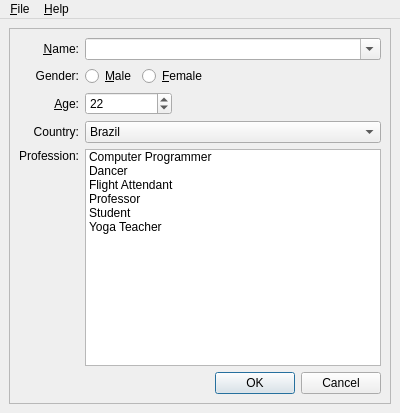
<?xml version="1.0" encoding="UTF-8"?>
<ui version="4.0">
 <class>Style_DW</class>
 <widget class="QMainWindow" name="Style_DW">
  <property name="geometry">
   <rect>
    <x>0</x>
    <y>0</y>
    <width>400</width>
    <height>413</height>
   </rect>
  </property>
  <property name="windowTitle">
   <string/>
  </property>
  <widget class="QWidget" name="centralwidget">
   <layout class="QVBoxLayout">
    <property name="spacing">
     <number>6</number>
    </property>
    <property name="margin">
     <number>9</number>
    </property>
    <item>
     <widget class="QFrame" name="mainFrame">
      <property name="frameShape">
       <enum>QFrame::StyledPanel</enum>
      </property>
      <property name="frameShadow">
       <enum>QFrame::Raised</enum>
      </property>
      <layout class="QGridLayout">
       <property name="margin">
        <number>9</number>
       </property>
       <property name="spacing">
        <number>6</number>
       </property>
       <item row="4" column="1" colspan="4">
        <widget class="QListWidget" name="professionList">
         <property name="toolTip">
          <string>Select your profession</string>
         </property>
         <property name="statusTip">
          <string>Specify your name here</string>
         </property>
         <property name="whatsThis">
          <string>Specify your name here</string>
         </property>
         <property name="currentRow">
          <number>-1</number>
         </property>
         <item>
          <property name="text">
           <string>Computer Programmer</string>
          </property>
         </item>
         <item>
          <property name="text">
           <string>Dancer</string>
          </property>
         </item>
         <item>
          <property name="text">
           <string>Flight Attendant</string>
          </property>
         </item>
         <item>
          <property name="text">
           <string>Professor</string>
          </property>
         </item>
         <item>
          <property name="text">
           <string>Student</string>
          </property>
         </item>
         <item>
          <property name="text">
           <string>Yoga Teacher</string>
          </property>
         </item>
        </widget>
       </item>
       <item row="0" column="0">
        <widget class="QLabel" name="nameLabel">
         <property name="text">
          <string>&amp;Name:</string>
         </property>
         <property name="alignment">
          <set>Qt::AlignRight|Qt::AlignTrailing|Qt::AlignVCenter</set>
         </property>
         <property name="buddy">
          <cstring>nameCombo</cstring>
         </property>
        </widget>
       </item>
       <item row="4" column="0">
        <widget class="QLabel" name="label">
         <property name="text">
          <string>Profession:</string>
         </property>
         <property name="alignment">
          <set>Qt::AlignRight|Qt::AlignTop|Qt::AlignTrailing</set>
         </property>
         <property name="buddy">
          <cstring>professionList</cstring>
         </property>
        </widget>
       </item>
       <item row="1" column="2" colspan="2">
        <widget class="QRadioButton" name="femaleRadioButton">
         <property name="toolTip">
          <string>Check this if you are female</string>
         </property>
         <property name="text">
          <string>&amp;Female</string>
         </property>
        </widget>
       </item>
       <item row="1" column="0">
        <widget class="QLabel" name="genderLabel">
         <property name="text">
          <string>Gender:</string>
         </property>
         <property name="alignment">
          <set>Qt::AlignRight|Qt::AlignTrailing|Qt::AlignVCenter</set>
         </property>
        </widget>
       </item>
       <item row="5" column="3" colspan="2">
        <widget class="QDialogButtonBox" name="buttonBox">
         <property name="orientation">
          <enum>Qt::Horizontal</enum>
         </property>
         <property name="standardButtons">
          <set>QDialogButtonBox::Cancel|QDialogButtonBox::Ok</set>
         </property>
        </widget>
       </item>
       <item row="2" column="1" colspan="2">
        <widget class="QSpinBox" name="ageSpinBox">
         <property name="toolTip">
          <string>Specify your age</string>
         </property>
         <property name="statusTip">
          <string>Specify your age</string>
         </property>
         <property name="minimum">
          <number>12</number>
         </property>
         <property name="value">
          <number>22</number>
         </property>
        </widget>
       </item>
       <item row="3" column="1" colspan="4">
        <widget class="QComboBox" name="countryCombo">
         <property name="toolTip">
          <string>Specify country of origin</string>
         </property>
         <property name="statusTip">
          <string>Specify country of origin</string>
         </property>
         <property name="currentIndex">
          <number>0</number>
         </property>
         <item>
          <property name="text">
           <string>Brazil</string>
          </property>
         </item>
         <item>
          <property name="text">
           <string>Canada</string>
          </property>
         </item>
         <item>
          <property name="text">
           <string>France</string>
          </property>
         </item>
         <item>
          <property name="text">
           <string>Germany</string>
          </property>
         </item>
         <item>
          <property name="text">
           <string>Italy</string>
          </property>
         </item>
         <item>
          <property name="text">
           <string>Norway</string>
          </property>
         </item>
         <item>
          <property name="text">
           <string>United States</string>
          </property>
         </item>
        </widget>
       </item>
       <item row="1" column="1">
        <widget class="QRadioButton" name="maleRadioButton">
         <property name="toolTip">
          <string>Check this if you are male</string>
         </property>
         <property name="text">
          <string>&amp;Male</string>
         </property>
        </widget>
       </item>
       <item row="2" column="0">
        <widget class="QLabel" name="ageLabel">
         <property name="text">
          <string>&amp;Age:</string>
         </property>
         <property name="alignment">
          <set>Qt::AlignRight|Qt::AlignTrailing|Qt::AlignVCenter</set>
         </property>
         <property name="buddy">
          <cstring>ageSpinBox</cstring>
         </property>
        </widget>
       </item>
       <item row="0" column="1" colspan="4">
        <widget class="QComboBox" name="nameCombo">
         <property name="toolTip">
          <string>Specify your name</string>
         </property>
         <property name="editable">
          <bool>true</bool>
         </property>
        </widget>
       </item>
       <item row="2" column="3" colspan="2">
        <spacer>
         <property name="orientation">
          <enum>Qt::Horizontal</enum>
         </property>
         <property name="sizeHint" stdset="0">
          <size>
           <width>61</width>
           <height>20</height>
          </size>
         </property>
        </spacer>
       </item>
       <item row="1" column="4">
        <spacer>
         <property name="orientation">
          <enum>Qt::Horizontal</enum>
         </property>
         <property name="sizeHint" stdset="0">
          <size>
           <width>40</width>
           <height>20</height>
          </size>
         </property>
        </spacer>
       </item>
       <item row="3" column="0">
        <widget class="QLabel" name="countryLabel">
         <property name="text">
          <string>Country:</string>
         </property>
         <property name="alignment">
          <set>Qt::AlignRight|Qt::AlignTrailing|Qt::AlignVCenter</set>
         </property>
         <property name="buddy">
          <cstring>countryCombo</cstring>
         </property>
        </widget>
       </item>
      </layout>
     </widget>
    </item>
   </layout>
  </widget>
  <widget class="QMenuBar" name="menubar">
   <property name="geometry">
    <rect>
     <x>0</x>
     <y>0</y>
     <width>400</width>
     <height>24</height>
    </rect>
   </property>
   <widget class="QMenu" name="menu_File">
    <property name="title">
     <string>&amp;File</string>
    </property>
    <addaction name="actionEditStyle"/>
    <addaction name="separator"/>
    <addaction name="actionExit"/>
   </widget>
   <widget class="QMenu" name="menu_Help">
    <property name="title">
     <string>&amp;Help</string>
    </property>
    <addaction name="actionAbout"/>
   </widget>
   <addaction name="menu_File"/>
   <addaction name="menu_Help"/>
  </widget>
  <action name="actionExit">
   <property name="text">
    <string>&amp;Exit</string>
   </property>
  </action>
  <action name="actionEditStyle">
   <property name="text">
    <string>Edit &amp;Style...</string>
   </property>
  </action>
  <action name="actionAbout">
   <property name="text">
    <string>About</string>
   </property>
  </action>
 </widget>
 <resources/>
 <connections/>
</ui>
